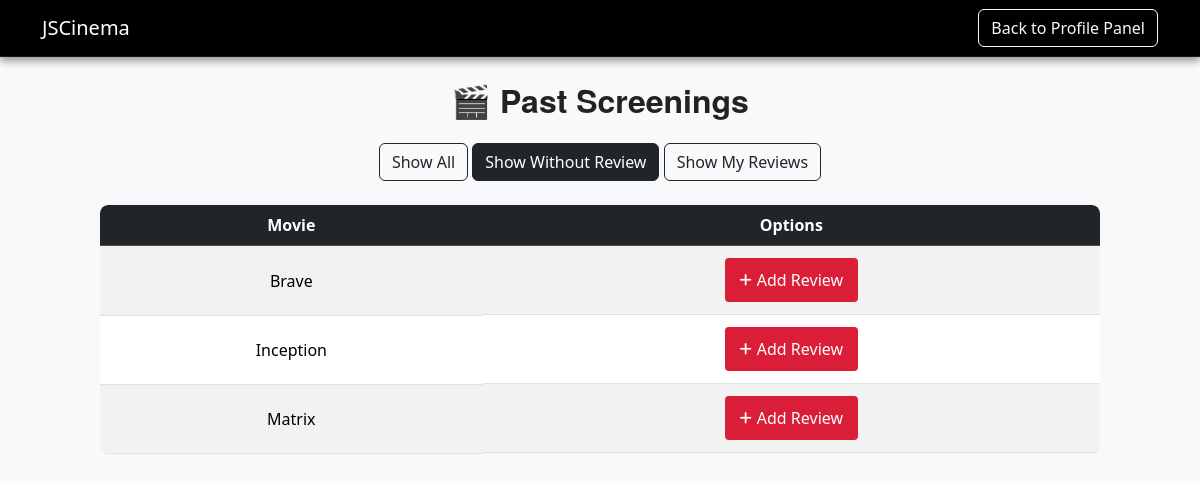
Page /reviews_and_ratings.php?filter=no_review (signed in) on the committed database.
### tables this page shows
CREATE TABLE `movies` (
  `id` int(11) NOT NULL,
  `name` varchar(255) NOT NULL,
  `description` text DEFAULT NULL,
  `stars` decimal(3,1) DEFAULT NULL CHECK (`stars` between 0 and 10),
  `author` varchar(255) DEFAULT NULL,
  `video` varchar(255) DEFAULT NULL,
  `movie_duration` int(11) DEFAULT NULL CHECK (`movie_duration` > 0),
  `plays` text DEFAULT NULL,
  `status` varchar(255) DEFAULT NULL,
  `coming_date` date DEFAULT NULL,
  `end_date` date DEFAULT NULL,
  `created_at` timestamp NOT NULL DEFAULT current_timestamp(),
  `updated_at` timestamp NOT NULL DEFAULT current_timestamp() ON UPDATE current_timestamp()
);

### reviews_and_ratings.php (the view, shortened to what this page needs)
<?php
require 'db_connection.php';
$user_id = $_SESSION['user_id'];
$current_time = date('Y-m-d H:i:s');
$filter = isset($_GET['filter']) ? $_GET['filter'] : 'all';
$sql = "SELECT DISTINCT m.id AS movie_id, m.name AS movie_name,
               (SELECT id FROM reviews_ratings rr WHERE rr.user_id = ? AND rr.movie_id = m.id LIMIT 1) AS review_id
        FROM purchased_tickets pt
        JOIN screenings s ON pt.screening_id = s.id
        JOIN movies m ON s.movie_id = m.id
        WHERE pt.user_id = ? AND CONCAT(s.screening_date, ' ', s.start_time) <= ?
        ORDER BY m.name ASC";
$stmt = $conn->prepare($sql);
$stmt->bind_param("iis", $user_id, $user_id, $current_time);
$stmt->execute();
$result = $stmt->get_result();
$watched_movies = [];
while ($row = $result->fetch_assoc()) {
    $watched_movies[] = $row;
}
?>
<!DOCTYPE html>
<html lang="en">
<head>
    <link href="https://cdn.jsdelivr.net/npm/bootstrap@5.3.3/dist/css/bootstrap.min.css" rel="stylesheet">
    <link rel="stylesheet" href="https://cdnjs.cloudflare.com/ajax/libs/font-awesome/6.4.2/css/all.min.css">
    <link rel="stylesheet" href="style.css">
</head>
<body class="bg-light">
<nav class="navbar navbar-expand-lg navbar-dark bg-dark">
    <div class="container">
        <a class="navbar-brand" href="index.php">JSCinema</a>
        <a href="profile.php" class="btn btn-outline-light">Back to Profile Panel</a>
    </div>
</nav>
<div class="container-review mt-4 d-flex flex-column align-items-center">
    <h2 class="text-center mb-4">🎬 Past Screenings</h2>
    <div class="text-center mb-4">
        <a href="?filter=all" class="btn <?= ($filter === 'all') ? 'btn-dark' : 'btn-outline-dark' ?>">Show All</a>
        <a href="?filter=no_review" class="btn <?= ($filter === 'no_review') ? 'btn-dark' : 'btn-outline-dark' ?>">Show Without Review</a>
        <a href="?filter=my_reviews" class="btn <?= ($filter === 'my_reviews') ? 'btn-dark' : 'btn-outline-dark' ?>">Show My Reviews</a>
    </div>
    <?php if (!empty($watched_movies)): ?>
        <div class="table-responsive-review">
            <table class="table table-striped table-hover reviews-table text-center">
                <thead class="table-dark">
                <tr>
                    <th class="text-center">Movie</th>
                    <th class="text-center">Options</th>
                </tr>
                </thead>
                <tbody>
                <?php foreach ($watched_movies as $movie): ?>
                    <tr>
                        <td><?= htmlspecialchars($movie['movie_name']) ?></td>
                        <td class="d-flex justify-content-center gap-2">
                            <?php if ($movie['review_id'] !== null): ?>
                                <a href="view_review.php?review_id=<?= $movie['review_id'] ?>" class="btn btn-success btn-sm"><i class="fa fa-eye"></i> View</a>
                                <a href="edit_review.php?review_id=<?= $movie['review_id'] ?>" class="btn btn-warning btn-sm"><i class="fa fa-edit"></i> Edit</a>
                                <form method="post" action="delete_review.php" class="d-inline">
                                    <input type="hidden" name="review_id" value="<?= $movie['review_id'] ?>">
                                    <button type="submit" class="btn btn-danger btn-sm" onclick="return confirm('Are you sure you want to delete this review?');">
                                        <i class="fa fa-trash"></i> Delete
                                    </button>
                                </form>
                            <?php else: ?>
                                <form method="post" action="add_review.php" class="d-inline">
                                    <button type="submit" class="btn btn-primary btn-sm"><i class="fa fa-plus"></i> Add Review</button>
                                </form>
                            <?php endif; ?>
                        </td>
                    </tr>
                <?php endforeach; ?>
                </tbody>
            </table>
        </div>
    <?php else: ?>
        <p class="text-muted text-center">No past screenings matching the selected filter.</p>
    <?php endif; ?>
</div>
</body>
</html>

### style.css (style rules this page uses)
h1, h2, h3, h4, h5, h6 { font-family: "Helvetica Neue", Arial, sans-serif; font-weight: bold; color: #222; }
.navbar { box-shadow: 0 4px 8px rgba(0, 0, 0, 0.4); z-index: 1000; background-color: rgba(0, 0, 0) !important; backdrop-filter: blur(6px); border-bottom: 1px solid rgba(255,255,255,0.1); }
.btn-primary { background-color: #DA1E37; border: none; }
.reviews-table { border-radius: 8px; overflow: hidden; }
.reviews-table th, .reviews-table td { vertical-align: middle; }
.reviews-table td { padding: 12px 15px; }
.reviews-table .btn { display: flex; align-items: center; gap: 5px; transition: all 0.3s ease-in-out; }
.reviews-table .fa { font-size: 14px; }
.container-review { display: flex; flex-direction: column; align-items: center; justify-content: center; width: 100%; }
.table-responsive-review { border-radius: 8px; overflow: hidden; width: 1000px; }
.btn-primary { padding: 10px 15px; font-size: 16px; }

### rows in the picture
movies: name "Brave"
movies: name "Inception"
movies: name "Matrix"
